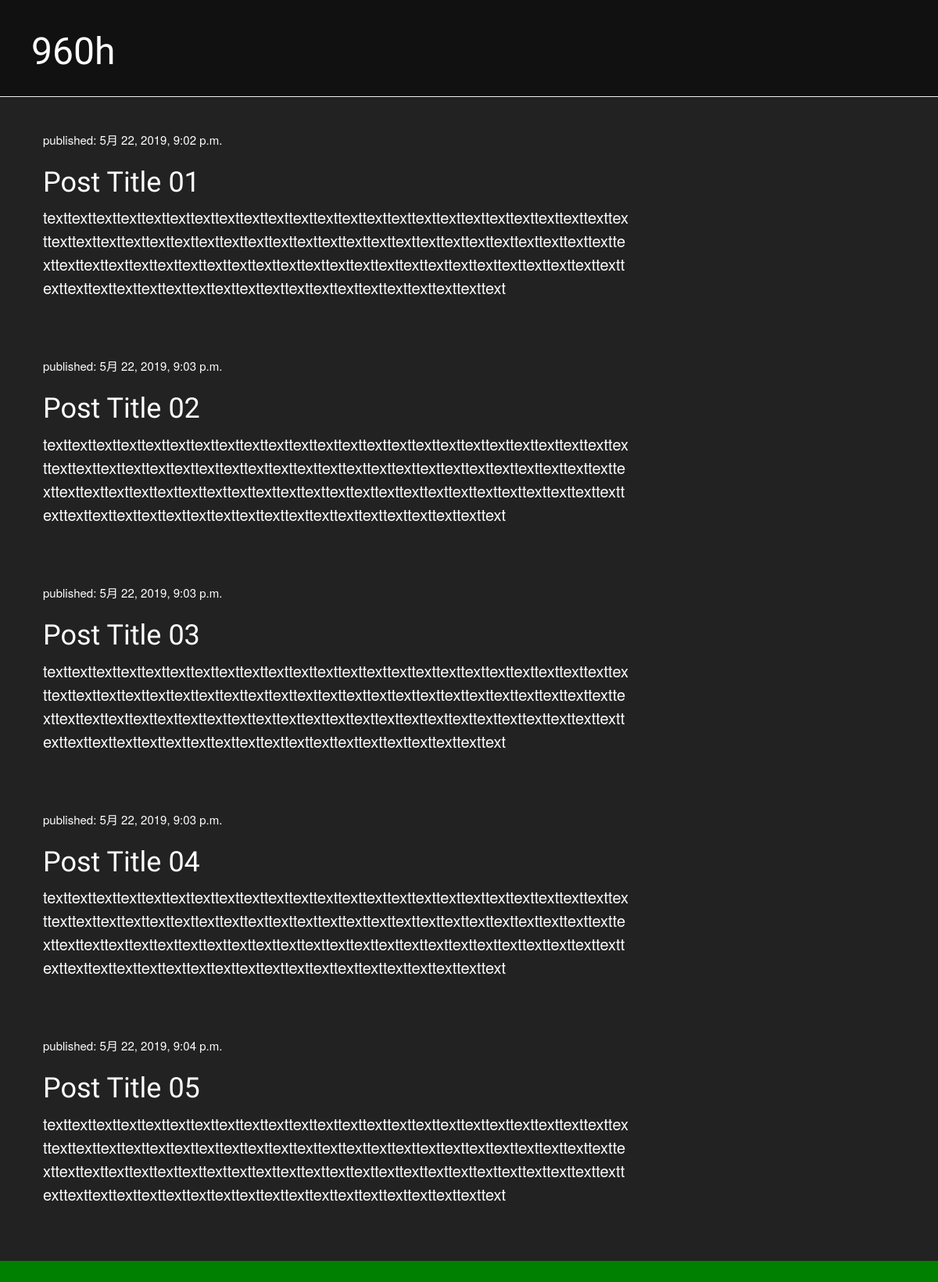
The page / on the database its author committed.
### blog/models.py (models this page shows, shortened)
class Post(models.Model):
    author = models.ForeignKey('auth.User', on_delete=models.CASCADE)
    title = models.CharField(max_length=200)
    text = models.TextField()
    created_date = models.DateTimeField(
            default=timezone.now)
    published_date = models.DateTimeField(
            blank=True, null=True)

### blog/views.py (the view)
# urls.py: path('', views.post_list, name='post_list'),
def post_list(request):
    posts = Post.objects.filter(published_date__lte=timezone.now()).order_by('published_date')
    return render(request, 'blog/post_list.html', {'posts': posts})

### blog/templates/blog/post_list.html (shortened to what this page needs)
{% load static %}
<html lang="ja">
<head>
    <link rel="stylesheet" href="//maxcdn.bootstrapcdn.com/bootstrap/3.2.0/css/bootstrap.min.css">
    <link rel="stylesheet" href="//maxcdn.bootstrapcdn.com/bootstrap/3.2.0/css/bootstrap-theme.min.css">
    <link rel="stylesheet" href="{% static 'css/blog.css' %}">
</head>
<body>
    <div class="page-header">
        <h1><a href="/">960h</a></h1>
    </div>
    <div class="content container">
        <div class="row">
            <div class="col-md-8">
                {% for post in posts %}
                <div class="post">
                    <div class="date">
                        <p>published: {{ post.published_date }}</p>
                    </div>
                    <h1><a href="">{{ post.title }}</a></h1>
                    <p>{{ post.text|linebreaksbr }}</p>
                </div>
                {% endfor %}
            </div>
        </div>
    </div>
</body>
</html>

### blog/static/css/blog.css (style rules this page uses)
html { background-color:green; }
h1 a { font-family: 'Lobster'; }
body { background-color: #222; color: #fff; width: 100%; word-wrap: break-word; }
.page-header { background-color: #111; margin-top: 0; padding: 20px 20px 20px 40px; }
.page-header h1, .page-header h1 a, .page-header h1 a:visited, .page-header h1 a:active { color: #ffffff; font-size: 36pt; text-decoration: none; }
.content { margin: 40px; }
h1, h2, h3, h4 { font-family: 'Lobster', cursive; }
p { font-size: 2rem; line-height: 3rem }
.date p { font-size: 1.5rem; }
.post { margin-bottom: 70px; }
.post h1 a, .post h1 a:visited { color: #fff; }

### rows shown on the page
Post: published_date "5月 22, 2019, 9:02 p.m.", title "Post Title 01", text "texttexttexttexttexttexttexttexttexttexttexttexttexttexttexttexttexttexttexttexttexttexttexttexttexttexttexttexttexttexttexttexttexttexttexttexttexttexttexttexttexttexttexttexttexttexttexttexttexttexttexttexttexttexttexttexttexttexttexttexttexttexttexttexttexttexttexttexttexttexttexttexttexttexttexttexttexttexttexttexttexttexttexttexttexttexttexttexttexttext"
Post: published_date "5月 22, 2019, 9:03 p.m.", title "Post Title 02", text "texttexttexttexttexttexttexttexttexttexttexttexttexttexttexttexttexttexttexttexttexttexttexttexttexttexttexttexttexttexttexttexttexttexttexttexttexttexttexttexttexttexttexttexttexttexttexttexttexttexttexttexttexttexttexttexttexttexttexttexttexttexttexttexttexttexttexttexttexttexttexttexttexttexttexttexttexttexttexttexttexttexttexttexttexttexttexttexttexttext"
Post: published_date "5月 22, 2019, 9:03 p.m.", title "Post Title 03", text "texttexttexttexttexttexttexttexttexttexttexttexttexttexttexttexttexttexttexttexttexttexttexttexttexttexttexttexttexttexttexttexttexttexttexttexttexttexttexttexttexttexttexttexttexttexttexttexttexttexttexttexttexttexttexttexttexttexttexttexttexttexttexttexttexttexttexttexttexttexttexttexttexttexttexttexttexttexttexttexttexttexttexttexttexttexttexttexttexttext"
Post: published_date "5月 22, 2019, 9:03 p.m.", title "Post Title 04", text "texttexttexttexttexttexttexttexttexttexttexttexttexttexttexttexttexttexttexttexttexttexttexttexttexttexttexttexttexttexttexttexttexttexttexttexttexttexttexttexttexttexttexttexttexttexttexttexttexttexttexttexttexttexttexttexttexttexttexttexttexttexttexttexttexttexttexttexttexttexttexttexttexttexttexttexttexttexttexttexttexttexttexttexttexttexttexttexttexttext"
Post: published_date "5月 22, 2019, 9:04 p.m.", title "Post Title 05", text "texttexttexttexttexttexttexttexttexttexttexttexttexttexttexttexttexttexttexttexttexttexttexttexttexttexttexttexttexttexttexttexttexttexttexttexttexttexttexttexttexttexttexttexttexttexttexttexttexttexttexttexttexttexttexttexttexttexttexttexttexttexttexttexttexttexttexttexttexttexttexttexttexttexttexttexttexttexttexttexttexttexttexttexttexttexttexttexttexttext"
